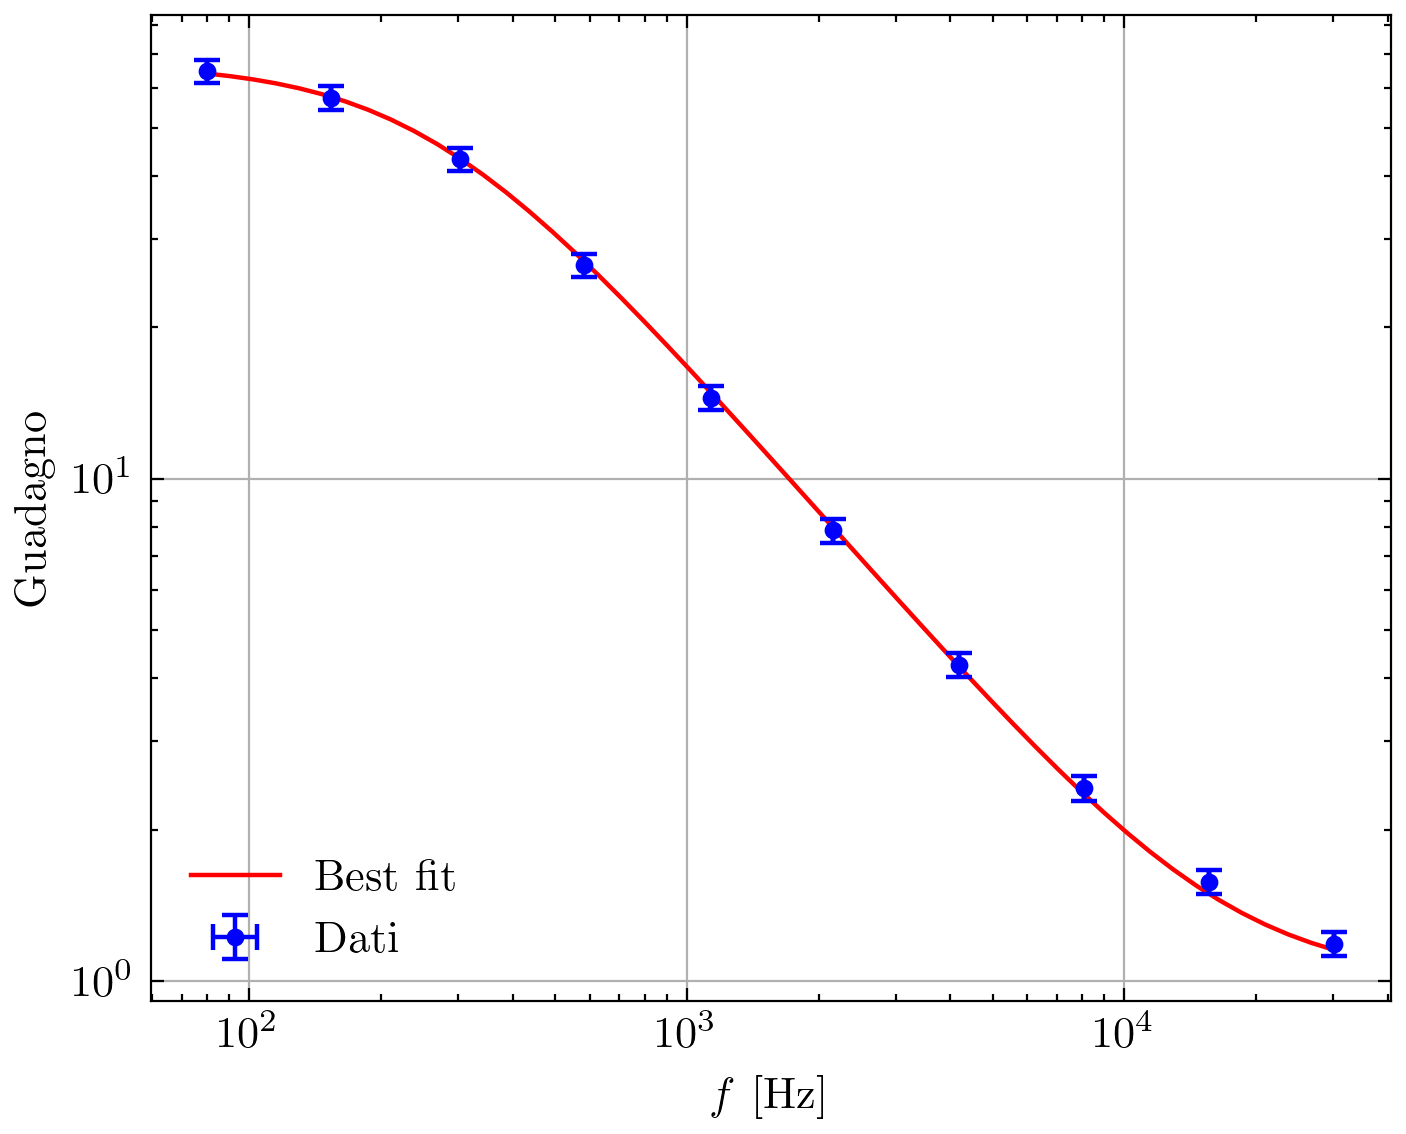

Python code for this plot:
import numpy as np
import matplotlib.pyplot as plt
from scipy.optimize import curve_fit

R_C = 993
betaf = 200
r_b = 2800
C = 0.47e-6

f, f_err, vin, vin_err, vout, vout_err = np.loadtxt(
    "./data/active_lowpass_filter_frequency_response.csv",
    delimiter=",", unpack=True)

gain = vout/vin
gain_err = gain * np.sqrt((vout_err/vout)**2 + (vin_err/vin)**2)

def G(f, beta_over_rb, C):
    """Gain model obtained from the absolute value of the transfer function"""

    omega = 2 * np.pi * f
    coeff = -R_C * beta_over_rb

    return np.absolute(
        coeff * (1 - 1j*omega*C/beta_over_rb)/(1 + 1j*omega*R_C*C)
    )

init = (betaf/r_b, C)
popt, pcov = curve_fit(G, f, gain, sigma=gain_err, p0=init, absolute_sigma=False)
perr = np.sqrt(np.diag(pcov))
print(popt, perr)

# initialize plot
plt.style.use(["science"])
plt.figure(figsize=(5,4), dpi=320)
ax = plt.axes()

# plot model
ff = np.logspace(np.log10(f.min()),np.log10(f.max()), 50)
ax.plot(ff, G(ff, *popt), color="red", label="Best fit")

# plot data
ax.errorbar(f, gain, xerr=f_err, yerr=gain_err, fmt=".", capsize=3, color="blue", label="Dati")

ax.set_xscale("log")
ax.set_yscale("log")

ax.set_xlabel("$f$ [Hz]")
ax.set_ylabel("Guadagno")

ax.legend(loc="lower left")
ax.grid()

plt.savefig("active_lowpass_filter.png")